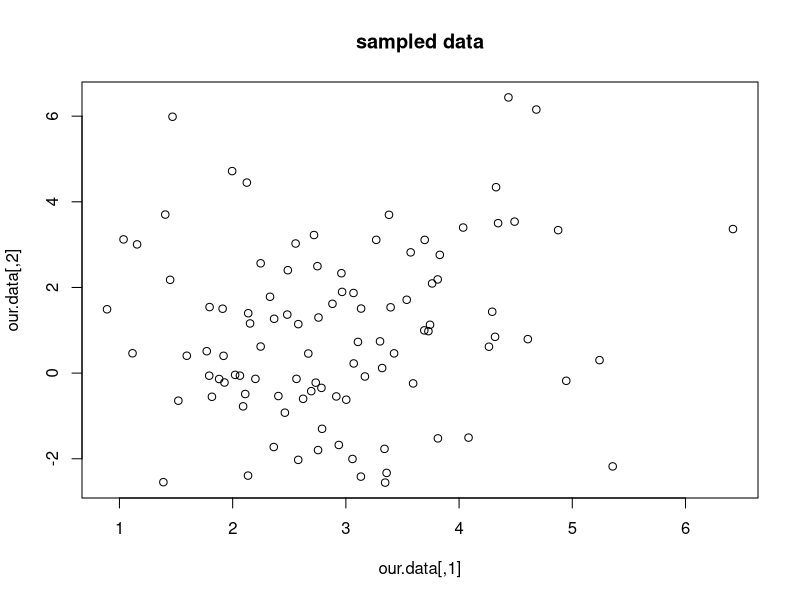
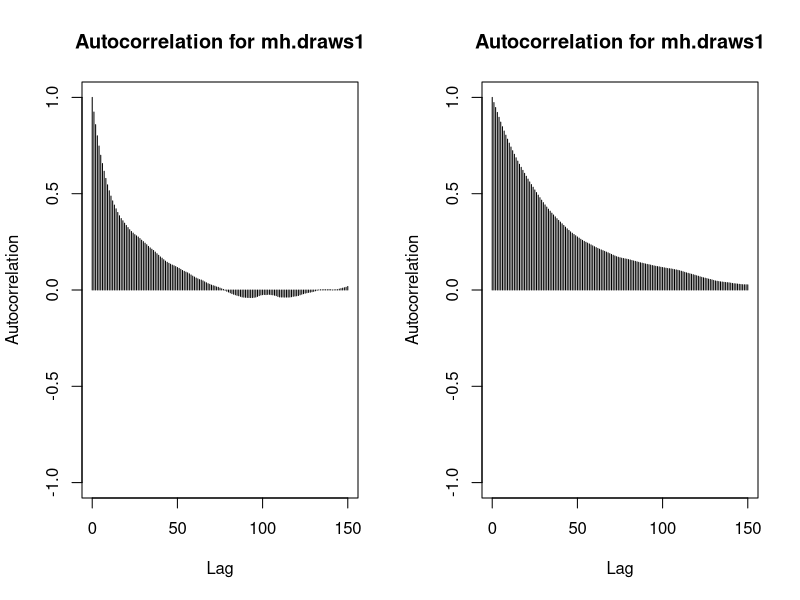
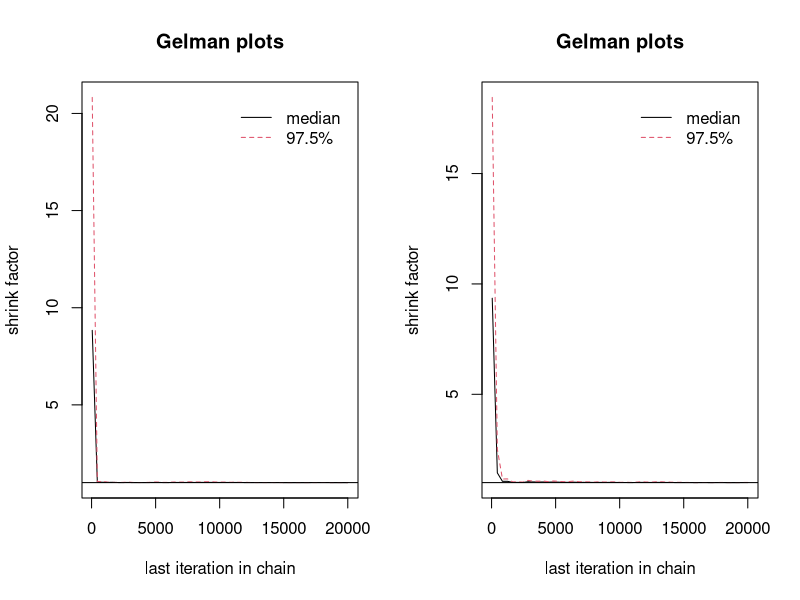
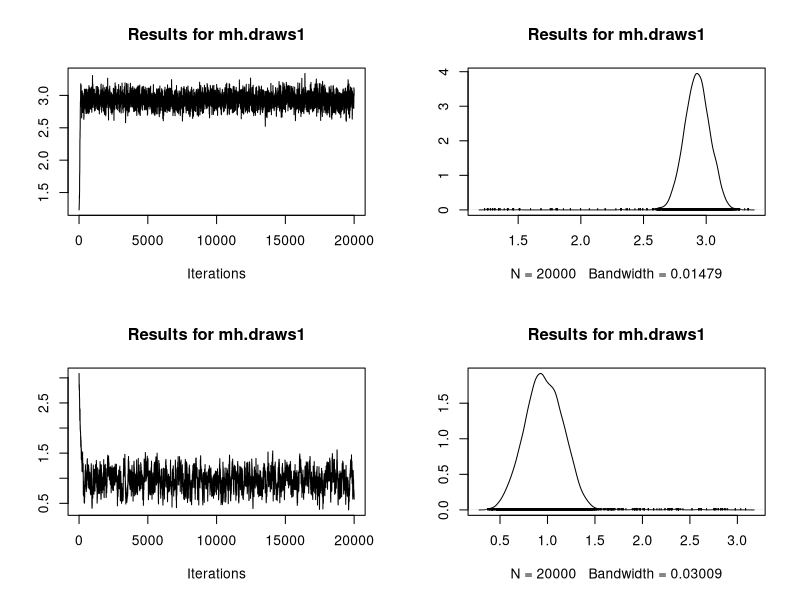
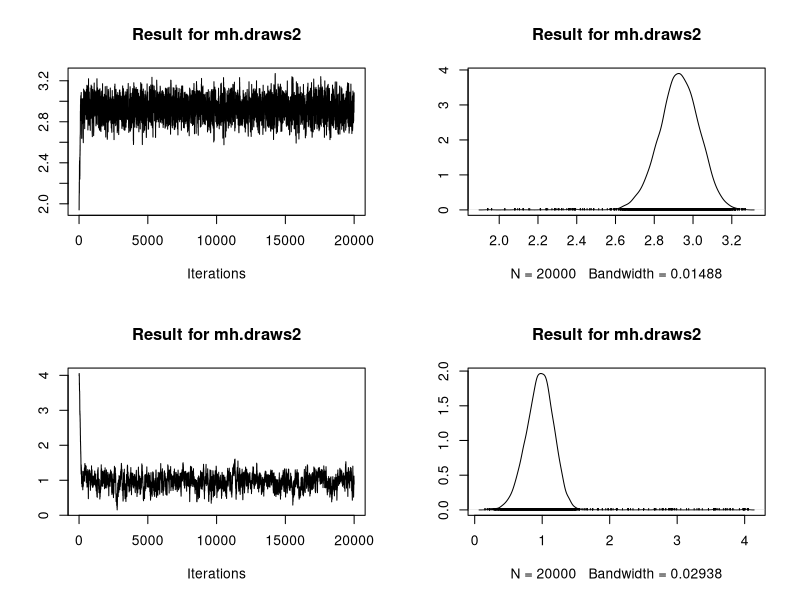
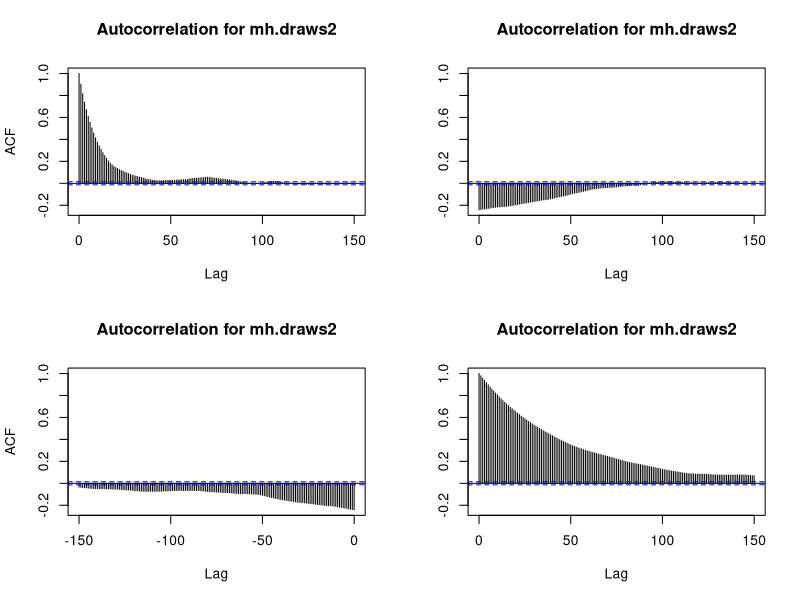
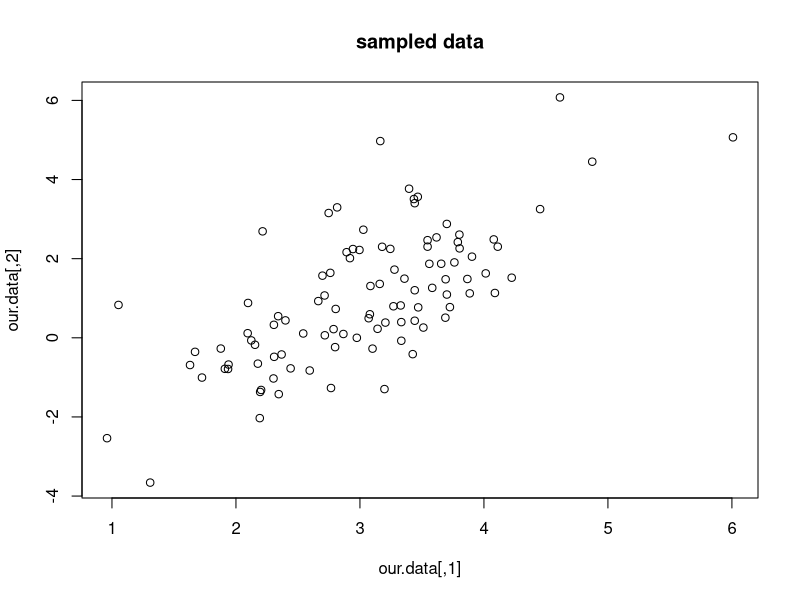
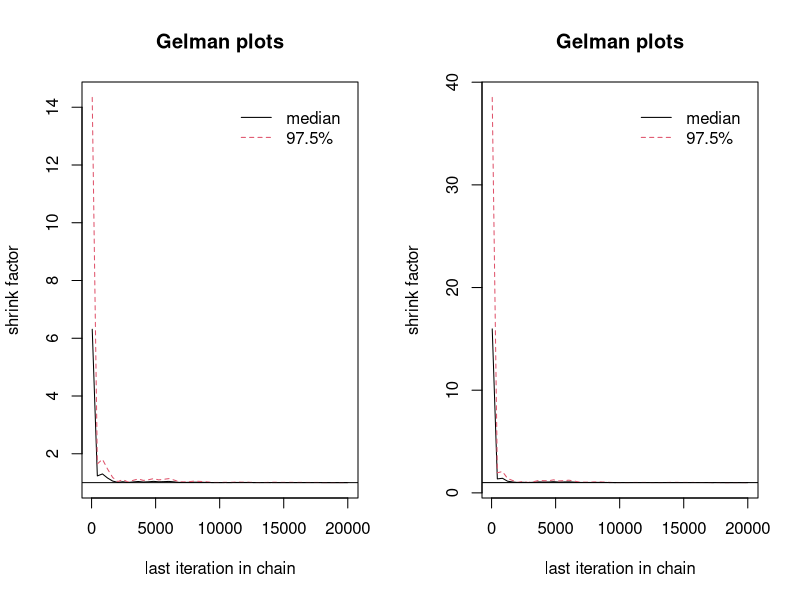

These charts were generated, in order, by the following R code:
## ---- chunk 1
knitr::opts_chunk$set(echo = TRUE)
## ---- chunk 2
library(mvtnorm)
library(mcmc)
library(coda)

# how many iterations do we want in our MH-MCMC process?
total.iterations <- 20000

op<-par() # preserve your current graphics parameter settings (we will be changing them later)

set.seed(5436)  # to make our results reproducible
## ---- chunk 3
mu.vector <- c(3, 1)    # the vector of means for the multi-variate normal

# Here are three different bivariate normals to try to work with:
variance.matrix <- cbind(c(1, 0), c(0, 4))   # the variance-covariance matrix for the multi-variate normal

# Now generate one hundred samples from that distribution:
our.data<-rmvnorm(n=100,mean=mu.vector,sigma=variance.matrix)
plot(our.data,main="sampled data")
## ---- chunk 4
do.MHMCMC <- function(number.of.iterations){
  # start our MH-MCMC process off from somewhere
  current.mu <- runif(2,0,4)
  
  # define a vector to store the output of the MH-MCMC process
  posterior.mu <- mat.or.vec(number.of.iterations,2)
  
  for (i in 1:number.of.iterations){
    #apply the proposal/transition-kernel to the current state to get the proposed new state
    proposed.mu<-current.mu+runif(2,-0.1,0.1)

    # calculate hastings ratio
    # first we need the density of the data under the new and old values for the mean - note that we work with logs!
    pdf.before<-sum(log(dmvnorm(our.data,mean=current.mu,sigma=variance.matrix)))
    pdf.after<-sum(log(dmvnorm(our.data,mean=proposed.mu,sigma=variance.matrix)))
    # our proposal kernel is symmetric, and uses uniform priors, so the Hastings ratio will be as follows:
    hr <- exp(pdf.after-pdf.before)
    
    # do we accept the transition?
    p <- runif(1)
    #browser()
    if (p<hr){
      # accept
      current.mu <- proposed.mu
    }else{
      #reject - no need to do anything here
    }
    
    # store the current iteration
    posterior.mu[i,] <- current.mu  
  }
  
  return (posterior.mu)
  
}
## ---- chunk 5
mh.draws1 <- do.MHMCMC(total.iterations)
mh.draws2 <- do.MHMCMC(total.iterations)
mh.draws3 <- do.MHMCMC(total.iterations)
## ---- chunk 6
mh.draws1 <- mcmc(mh.draws1) # turn into an MCMC object
print(summary(mh.draws1))
cat("\nRejection rate: ",rejectionRate(mh.draws1))
autocorr.plot(mh.draws1,lag=150,main="Autocorrelation for mh.draws1")
## ---- chunk 7
mh.draws2 <- mcmc(mh.draws2) # turn into an MCMC object
mh.draws3 <- mcmc(mh.draws3) # turn into an MCMC object

mh.list <- mcmc.list(list(mh.draws1, mh.draws2, mh.draws3))
## ---- chunk 8
cat("\nGelman test results follow...")
print(gelman.diag(mh.list))
gelman.plot(mh.list,main="Gelman plots")
# look at the output
plot(mh.draws1,main="Results for mh.draws1")
plot(mh.draws2,main="Result for mh.draws2")
acf(mh.draws2,main="Autocorrelation for mh.draws2",lag=150)
#plot(as.matrix(mh.draws1))
#plot(mh.draws1[,1])
## ---- chunk 9
cat("\n Test data means:",mean(our.data[,1]),mean(our.data[,2]))
summary(mh.draws1[-(1:100),])
summary(mh.draws2[-(1:100),])
summary(mh.draws3[-(1:100),])
## ---- chunk 10
gelman.diag(mh.list)
## ---- chunk 11
variance.matrix <- cbind(c(1, 1.5), c(1.5, 4))
our.data<-rmvnorm(n=100,mean=mu.vector,sigma=variance.matrix)
plot(our.data,main="sampled data")
## ---- chunk 12
mh.draws1 <- do.MHMCMC(total.iterations)
mh.draws2 <- do.MHMCMC(total.iterations)
mh.draws3 <- do.MHMCMC(total.iterations)

mh.draws1 <- mcmc(mh.draws1) # turn into an MCMC object
mh.draws2 <- mcmc(mh.draws2) # turn into an MCMC object
mh.draws3 <- mcmc(mh.draws3) # turn into an MCMC object

print(summary(mh.draws1)) # as an example
cat("\nRejection rate for 1st run: ",rejectionRate(mh.draws1))
cat("\nRejection rate for 2nd run: ",rejectionRate(mh.draws2))
cat("\nRejection rate for 3rd run: ",rejectionRate(mh.draws3))

mh.list <- mcmc.list(list(mh.draws1, mh.draws2, mh.draws3))
## ---- chunk 13
cat("\nGelman test results follow...")
print(gelman.diag(mh.list))
gelman.plot(mh.list,main="Gelman plots")
# look at the output
plot(mh.draws1,main="Results for mh.draws1")
plot(mh.draws2,main="Result for mh.draws2")
acf(mh.draws2,main="Autocorrelation for mh.draws2",lag=150)
#plot(as.matrix(mh.draws1))
#plot(mh.draws1[,1])
## ---- chunk 14
variance.matrix <- cbind(c(1, 1.99), c(1.99, 4))
our.data<-rmvnorm(n=100,mean=mu.vector,sigma=variance.matrix)
plot(our.data,main="sampled data")
## ---- chunk 15
mh.draws1 <- do.MHMCMC(total.iterations)
mh.draws2 <- do.MHMCMC(total.iterations)
mh.draws3 <- do.MHMCMC(total.iterations)

mh.draws1 <- mcmc(mh.draws1) # turn into an MCMC object
mh.draws2 <- mcmc(mh.draws2) # turn into an MCMC object
mh.draws3 <- mcmc(mh.draws3) # turn into an MCMC object

print(summary(mh.draws1)) # as an example
cat("\nRejection rate for 1st run: ",rejectionRate(mh.draws1))
cat("\nRejection rate for 2nd run: ",rejectionRate(mh.draws2))
cat("\nRejection rate for 3rd run: ",rejectionRate(mh.draws3))

mh.list <- mcmc.list(list(mh.draws1, mh.draws2, mh.draws3))
## ---- chunk 16
cat("\nGelman test results follow...")
print(gelman.diag(mh.list))
gelman.plot(mh.list,main="Gelman plots")
# look at the output
plot(mh.draws1,main="Results for mh.draws1")
plot(mh.draws2,main="Result for mh.draws2")
acf(mh.draws2,main="Autocorrelation for mh.draws2",lag=200)
#plot(as.matrix(mh.draws1))
#plot(mh.draws1[,1])
## ---- chunk 17
plot(mh.draws1[1:1000,1],type='l')
## ---- chunk 18
# return graphics parameters to normal
par(op)
